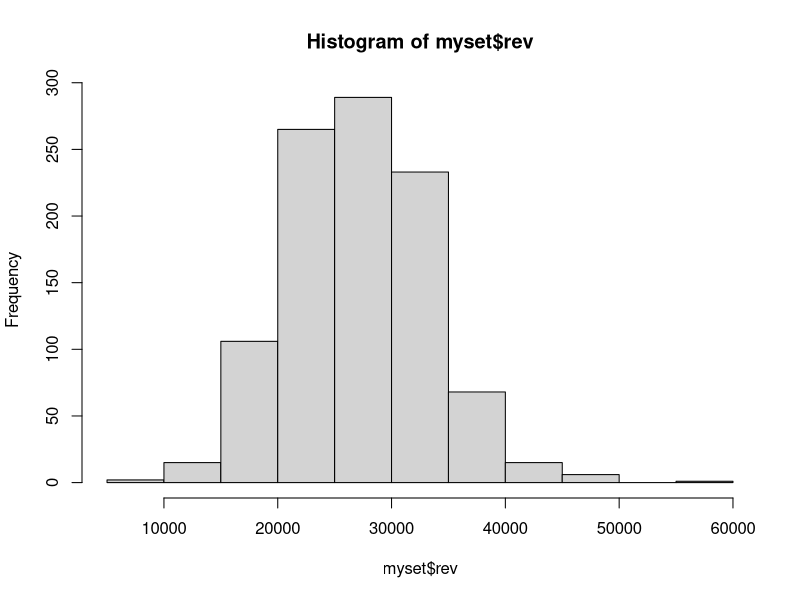
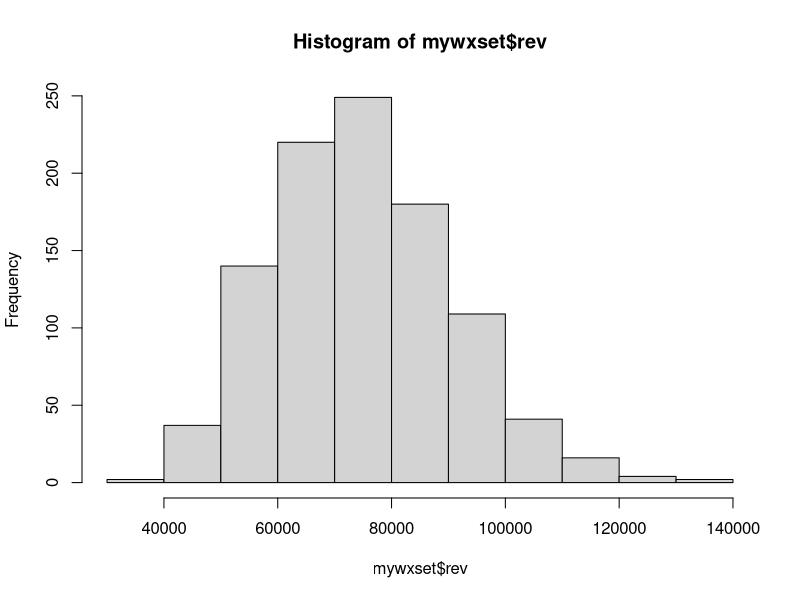

The R source for these figures, in order: (Note: this script raises an error after producing the figures.)
# to get reproducible results
set.seed(42) 

# -----
# ----- Non-Weather Driven Advertising Simulation
# -----
# Stage 1
# Determine the number of buyers
nb<-rbinom(n=1000,size=1000,prob=.025)

# Stage 2
# Probability of a good match between weather & advertiser preferences
pg<-pmax(rnorm(1000, mean = 0.2, sd = .1),0)
# Probability of a moderate match between weather & advertiser preferces
pm<-(1-pg)/2

# Stage 3a
# Probability of a return advertiser, given good weather match
prg<-rnorm(1000, mean = 0.6, sd = .1)
# Probability of a return advertiser, given a moderate weather match
prm<-rnorm(1000, mean = 0.25, sd = .1)

# Stage 3b
# Probability of a return advertiser, given a bad weather match
prb<-rnorm(1000, mean = 0.2, sd = .1)

myset<-as.data.frame(cbind(nb,pg,pm,prg,prm,prb))


Rev1<-700 # Revenue for an ad, non-weather scenario

Ren1<-1400 # Value of a returning customers, non-weather scenario

# Rev1 Calc
myset$brev<-nb*Rev1

# nren calc
myset$ren<-floor((nb*pg*prg)+(nb*pm*prm)+(nb*(1-pg-pm)*prb))

# RenRev Calc
myset$renrev<-myset$ren*Ren1

# TtlRev Calc
myset$rev<-myset$brev+myset$renrev

hist(myset$rev)

# -----
# ----- Weather Driven Advertising Simulation
# -----
# Stage 1
nb<-rbinom(n=1000,size=1000,prob=.035)

# Stage 2
# Probability that the ad will be selected & run 
prun<-rnorm(1000, mean = 0.8, sd = .1)

# Probability of a good match between weather & advertiser preferences
pg<-pmax(rnorm(1000, mean = 0.8, sd = .1),0)
# Probability of a moderate match between weather & advertiser preferces
pm<-(1-pg)/2


# Probability of a return advertiser, given good weather match
prg<-rnorm(1000, mean = 0.9, sd = .1)
# Probability of a return advertiser, given a moderate weather match
prm<-rnorm(1000, mean = 0.50, sd = .1)

# Stage 3b
# Probability of a return advertiser, given a bad weather match
prb<-rnorm(1000, mean = 0.2, sd = .1)


mywxset<-as.data.frame(cbind(nb,prun,pg,pm,prg,prm,prb))

Rev2<-750 # Revenue for an ad, Weather driven scenario

Ren2<-Rev2*3 # Value of a returning customers, Weather driven scenario

# Rev2 Calc
mywxset$brev<-nb*prun*Rev2

# nren, normal calc
mywxset$ren<-floor((nb*prun*pg*prg)+(nb*prun*pm*prm)+(nb*prun*(1-pg-pm)*prb))

# Number of advertisers to be run at the next iteration
mywxset$runlater<-nb-(nb*prun)

# Renewal Revenue Calculation: Renewal Customers + Ad that did not run but will run later
mywxset$renrev<-(mywxset$ren*Ren2)+mywxset$runlater*Rev2

# Total Revenue Calculation: Initial Purchase Revenue + Renewal Revenue
mywxset$rev<-mywxset$brev+mywxset$renrev

hist(mywxset$rev)

# ---------
# ---- Explore and Compare Results
# ---------
summary(myset$rev)
summary(mywxset$rev)

# Visulaize revenue distributions for each simulation
require(lattice)
histogram(~V1|V2,data=delme4,layout=c(1,2))

boxplot(myset[,c('brev','renrev','rev')])
boxplot(mywxset[,c('brev','renrev','rev')])

# ---------
# ---- Determine ROI Range
# ---------
PlatformCost<-25000
# Expected ROI is the median incremental revnue divided by the infrastructure cost
ExpectedROI<-(median(mywxset$rev)-median(myset$rev))/PlatformCost

# Low ROI is the incremental revenue between non-weather mean revenue + 1 standard deviation
# and weather mean revenue - 1 standard deviation, divided by infra cost
LowROI<-( mean(mywxset$rev)-sd(mywxset$rev)   -   mean(myset$rev)+sd(myset$rev)   )     /PlatformCost
HighROI<-( mean(mywxset$rev)+sd(mywxset$rev)   -   mean(myset$rev)-sd(myset$rev)   )     /PlatformCost
